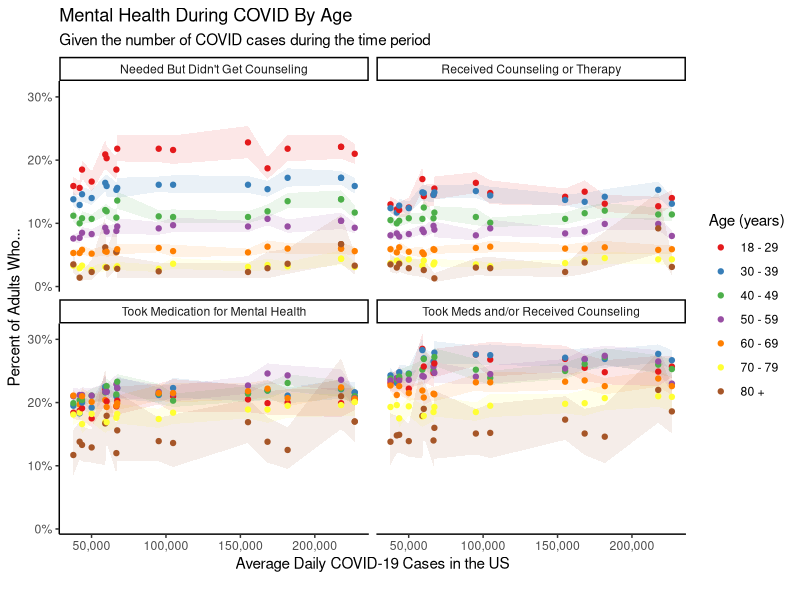
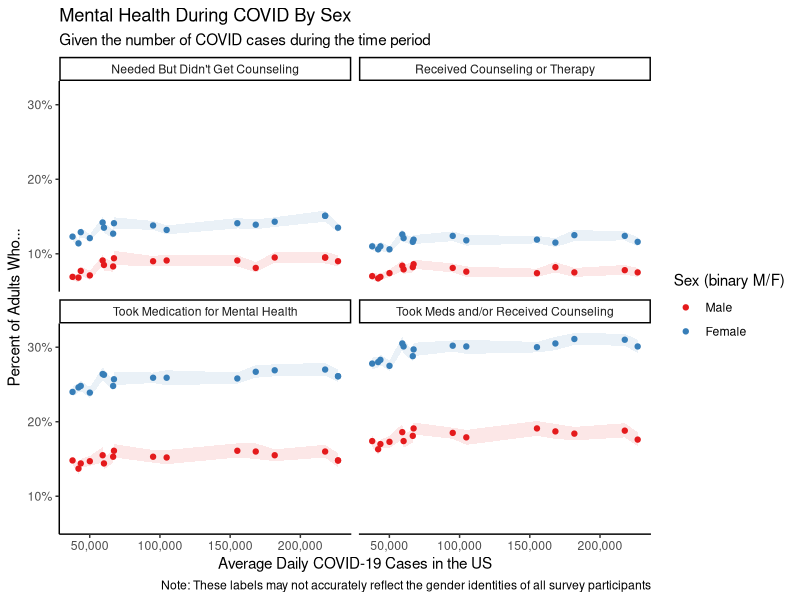
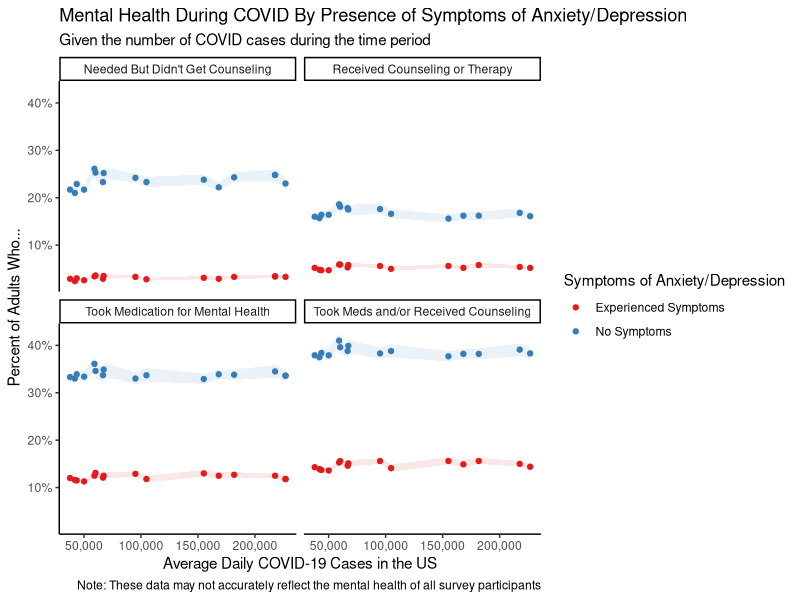
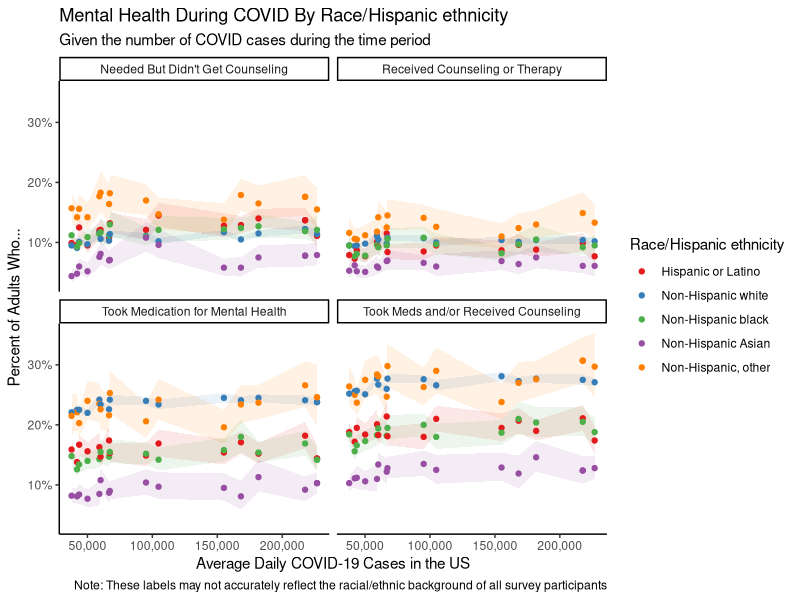
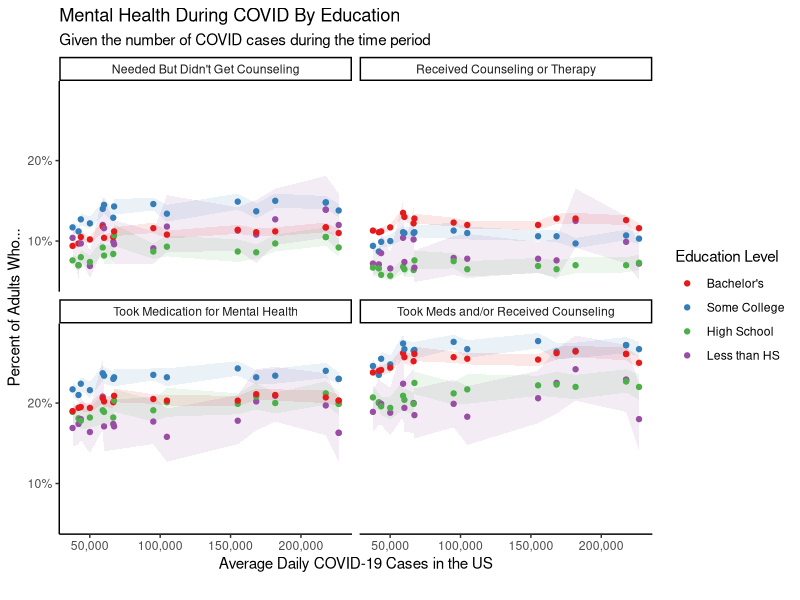

These figures' R source, in order:
## ---- chunk 1
knitr::opts_chunk$set(echo = FALSE, message = FALSE, warning=FALSE)
## ---- chunk 2
#Loading packages
library(tidyverse)
library(RColorBrewer)
library(ggplot2)
## ---- chunk 3
#Loading dataset
new_data_fixed <- read_csv("new_data_fixed.csv")
## ---- chunk 4
#Function to make each plot
make_plot <- function(grp){
  
  caption <- ""

  #Group things
  if (grp == "By Age") {
    leg_title <- "Age (years)"
    leg_breaks <- c("18 - 29 years", "30 - 39 years", "40 - 49 years", "50 - 59 years", "60 - 69 years", "70 - 79 years", "80 years and above")
    leg_labels <- c("18 - 29", "30 - 39", "40 - 49", "50 - 59", "60 - 69", "70 - 79", "80 +")
    num <- 7
  }
  
  if (grp == "By Sex") {
    leg_title <- "Sex (binary M/F)"
    leg_breaks <- c("Male", "Female")
    leg_labels <- c("Male", "Female")
    caption <- "Note: These labels may not accurately reflect the gender identities of all survey participants"
    num <- 2
  }
  
  if (grp == "By Education") {
    leg_title <- "Education Level"
    leg_breaks <- c("Bachelor's degree or higher", "Some college/Associate's degree", "High school diploma or GED", "Less than a high school diploma")
    leg_labels <- c("Bachelor's", "Some College", "High School", "Less than HS")
    num <- 4
  }
  
  if (grp == "By Presence of Symptoms of Anxiety/Depression") {
    leg_title <- "Symptoms of Anxiety/Depression"
    leg_breaks <- c("Did not experience symptoms of anxiety/depression in the past 4 weeks", "Experienced symptoms of anxiety/depression in past 4 weeks")
    leg_labels <- c("Experienced Symptoms", "No Symptoms")
    caption <- "Note: These data may not accurately reflect the mental health of all survey participants"
    num <- 2
  }
  
  if (grp == "By Race/Hispanic ethnicity") {
    leg_title <- "Race/Hispanic ethnicity"
    leg_breaks <- c("Hispanic or Latino", "Non-Hispanic white, single race", "Non-Hispanic black, single race", "Non-Hispanic Asian, single race", "Non-Hispanic, other races and multiple races")
    leg_labels <- c("Hispanic or Latino", "Non-Hispanic white", "Non-Hispanic black", "Non-Hispanic Asian", "Non-Hispanic, other")
    caption <- "Note: These labels may not accurately reflect the racial/ethnic background of all survey participants"
    num <- 5
  }
  
  my_colors <- brewer.pal(num, "Set1")
  
  #Making the darn plot
  plot <- new_data_fixed %>% 
    filter(Group == grp) %>% 
    mutate(Indicator = recode(Indicator,
                              "Took Prescription Medication for Mental Health, Last 4 Weeks" = "Took Medication for Mental Health",
                              "Received Counseling or Therapy, Last 4 Weeks" = "Received Counseling or Therapy",
                              "Took Prescription Medication for Mental Health And/Or Received Counseling or Therapy, Last 4 Weeks" = "Took Meds and/or Received Counseling", "Needed Counseling or Therapy But Did Not Get It, Last 4 Weeks" = "Needed But Didn't Get Counseling")) %>% 
    na.omit() %>% #need to omit in order for the geom_ribbon to work
    ggplot(aes(x = avg_cases, y = (Value/100))) +
    geom_ribbon(aes(ymin = (LowCI/100), ymax = (HighCI/100), fill = Subgroup), alpha = .1, show.legend = FALSE) +
    geom_point(aes(color = Subgroup)) +
    labs(title = paste("Mental Health During COVID", grp), subtitle = "Given the number of COVID cases during the time period", caption = caption) +
    theme(legend.position = "right") +
    scale_color_manual(values = my_colors, name = leg_title, breaks = leg_breaks, labels = leg_labels) +
    scale_fill_manual(values = my_colors, breaks = leg_breaks, labels = leg_labels) +
    theme_classic() +
    scale_x_continuous("Average Daily COVID-19 Cases in the US", labels = scales::comma_format()) +
    scale_y_continuous("Percent of Adults Who...", labels = scales::percent_format(accuracy = 5L)) +
    facet_wrap(~Indicator, labeller = label_wrap_gen(width = 50, multi_line = TRUE))
  
  plot
}
## ---- chunk 5
age <- make_plot("By Age")

age
## ---- chunk 6
sex <- make_plot("By Sex")

sex
## ---- chunk 7
symptoms <- make_plot("By Presence of Symptoms of Anxiety/Depression")

symptoms
## ---- chunk 8
race <- make_plot("By Race/Hispanic ethnicity")

race
## ---- chunk 9
education <- make_plot("By Education")

education
